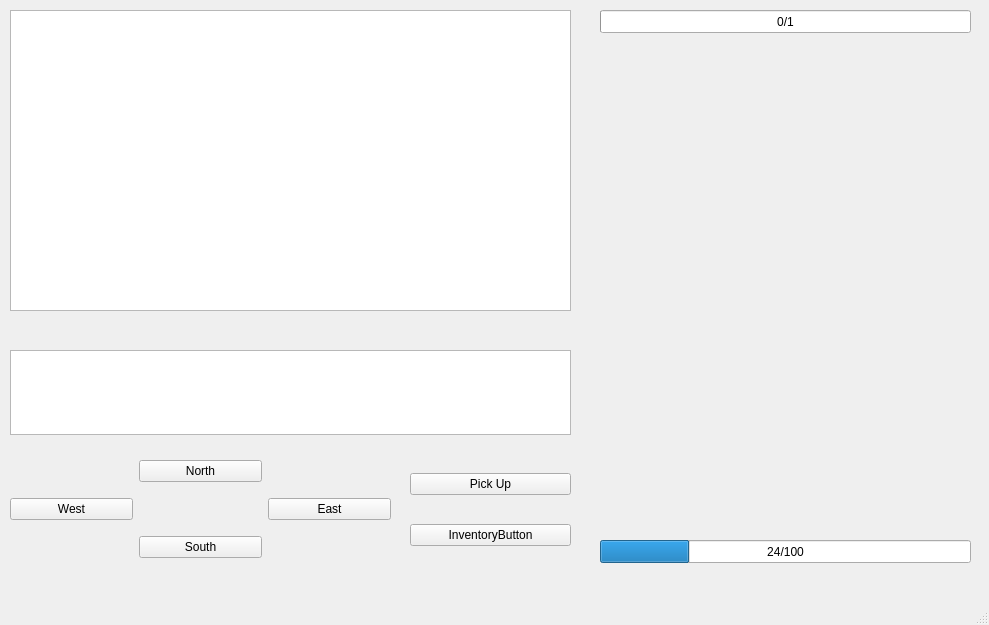
<?xml version="1.0" encoding="UTF-8"?>
<ui version="4.0">
 <class>MainWindow</class>
 <widget class="QMainWindow" name="MainWindow">
  <property name="geometry">
   <rect>
    <x>0</x>
    <y>0</y>
    <width>989</width>
    <height>625</height>
   </rect>
  </property>
  <property name="windowTitle">
   <string>MainWindow</string>
  </property>
  <widget class="QWidget" name="centralwidget">
   <widget class="QTextEdit" name="textEdit">
    <property name="geometry">
     <rect>
      <x>10</x>
      <y>10</y>
      <width>561</width>
      <height>301</height>
     </rect>
    </property>
    <property name="acceptRichText">
     <bool>true</bool>
    </property>
    <property name="textInteractionFlags">
     <set>Qt::NoTextInteraction</set>
    </property>
   </widget>
   <widget class="QWidget" name="gridLayoutWidget">
    <property name="geometry">
     <rect>
      <x>10</x>
      <y>450</y>
      <width>381</width>
      <height>121</height>
     </rect>
    </property>
    <layout class="QGridLayout" name="gridLayout">
     <item row="0" column="1">
      <widget class="QPushButton" name="northButton">
       <property name="text">
        <string>North</string>
       </property>
      </widget>
     </item>
     <item row="2" column="1">
      <widget class="QPushButton" name="southButton">
       <property name="text">
        <string>South</string>
       </property>
      </widget>
     </item>
     <item row="1" column="0">
      <widget class="QPushButton" name="westButton">
       <property name="text">
        <string>West</string>
       </property>
      </widget>
     </item>
     <item row="1" column="2">
      <widget class="QPushButton" name="eastButton">
       <property name="text">
        <string>East</string>
       </property>
      </widget>
     </item>
    </layout>
   </widget>
   <widget class="QLabel" name="label">
    <property name="geometry">
     <rect>
      <x>600</x>
      <y>50</y>
      <width>371</width>
      <height>471</height>
     </rect>
    </property>
    <property name="text">
     <string/>
    </property>
   </widget>
   <widget class="QWidget" name="gridLayoutWidget_2">
    <property name="geometry">
     <rect>
      <x>410</x>
      <y>450</y>
      <width>161</width>
      <height>121</height>
     </rect>
    </property>
    <layout class="QGridLayout" name="gridLayout_2">
     <item row="0" column="0">
      <widget class="QPushButton" name="pickUpButton">
       <property name="text">
        <string>Pick Up</string>
       </property>
      </widget>
     </item>
     <item row="1" column="0">
      <widget class="QPushButton" name="InventoryButton">
       <property name="text">
        <string>InventoryButton</string>
       </property>
      </widget>
     </item>
    </layout>
   </widget>
   <widget class="QProgressBar" name="enemyHealthBar">
    <property name="geometry">
     <rect>
      <x>600</x>
      <y>10</y>
      <width>371</width>
      <height>23</height>
     </rect>
    </property>
    <property name="maximum">
     <number>1</number>
    </property>
    <property name="value">
     <number>0</number>
    </property>
    <property name="format">
     <string>%v/%m</string>
    </property>
   </widget>
   <widget class="QProgressBar" name="playerHealthBar">
    <property name="geometry">
     <rect>
      <x>600</x>
      <y>540</y>
      <width>371</width>
      <height>23</height>
     </rect>
    </property>
    <property name="value">
     <number>24</number>
    </property>
    <property name="format">
     <string>%v/%m</string>
    </property>
   </widget>
   <widget class="QTextEdit" name="statusBar">
    <property name="geometry">
     <rect>
      <x>10</x>
      <y>350</y>
      <width>561</width>
      <height>85</height>
     </rect>
    </property>
   </widget>
   <zorder>label</zorder>
   <zorder>gridLayoutWidget</zorder>
   <zorder>gridLayoutWidget_2</zorder>
   <zorder>enemyHealthBar</zorder>
   <zorder>playerHealthBar</zorder>
   <zorder>statusBar</zorder>
   <zorder>textEdit</zorder>
  </widget>
  <widget class="QMenuBar" name="menubar">
   <property name="geometry">
    <rect>
     <x>0</x>
     <y>0</y>
     <width>989</width>
     <height>25</height>
    </rect>
   </property>
  </widget>
  <widget class="QStatusBar" name="statusbar"/>
 </widget>
 <resources/>
 <connections/>
</ui>
